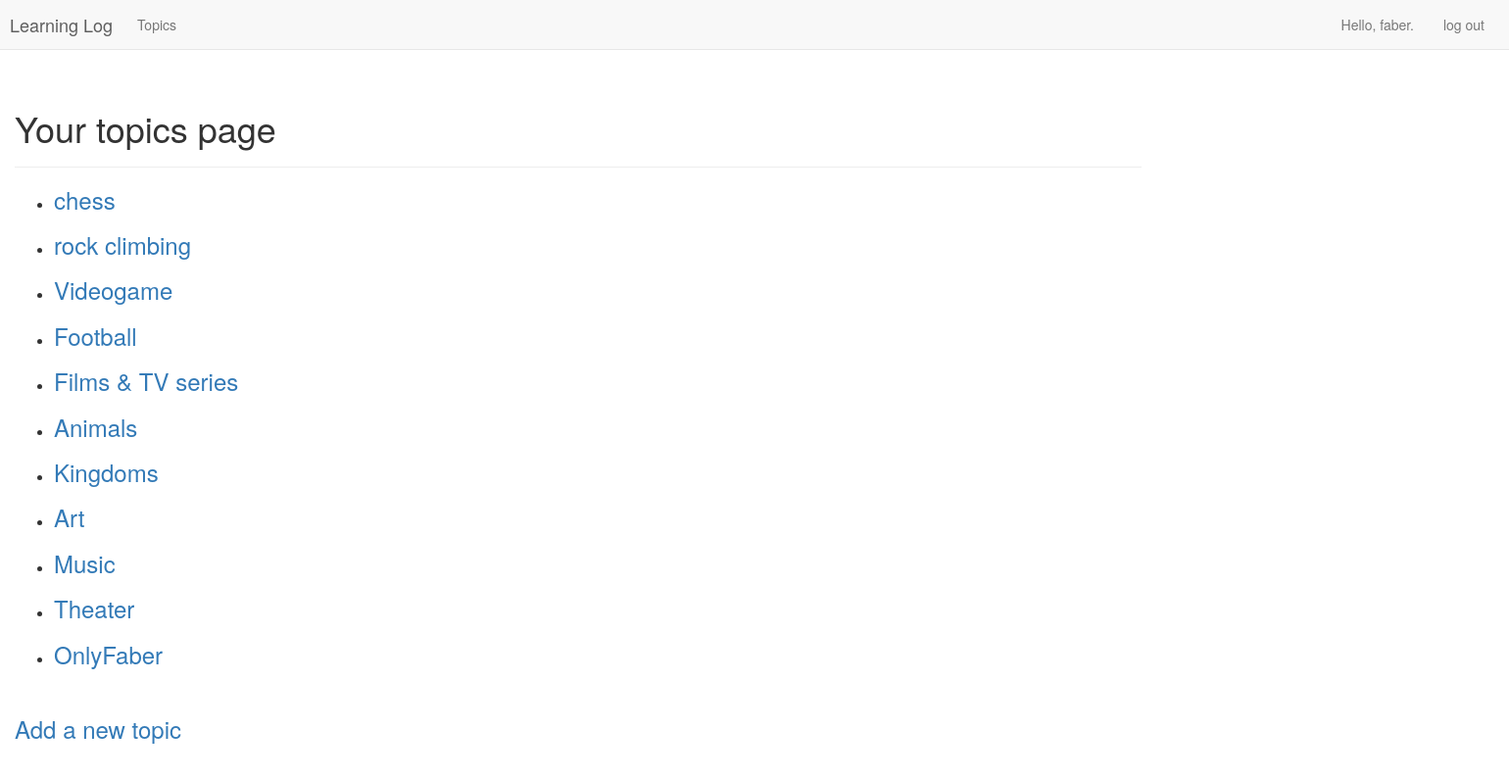
The app's page /topics/ (signed in), older data.
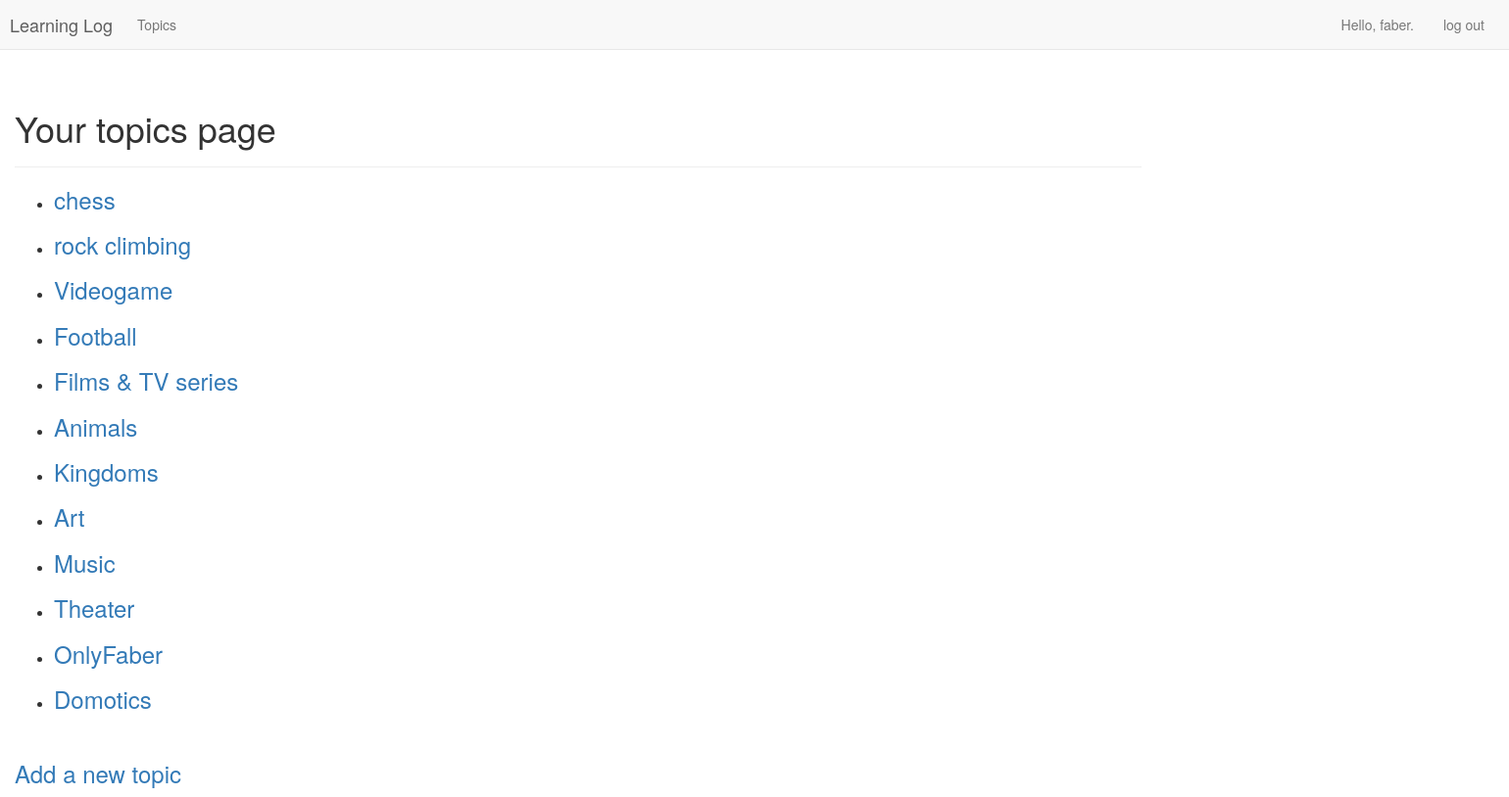
The same page, newer data.
### learning_logs/models.py (models this page shows)
class Topic (models.Model): #sottoclasse di Model
    text= models.CharField(max_length= 200)
    date_added= models.DateTimeField(auto_now_add= True)
    owner= models.ForeignKey(User, default= 1, on_delete=models.SET_DEFAULT)
    def __str__(self):
        return self.text

### learning_logs/views.py (the view)
# urls.py: url(r'^topics/$', views.topics, name="topics"), #url per la pagina con le liste di topics
@login_required
def topics(request):
    topics = Topic.objects.filter(owner=request.user).order_by('date_added')
    context = {'topics': topics}
    return  render(request, 'topics.html', context)

### learning_logs/templates/topics.html (shortened to what this page needs)
<!DOCTYPE html>
<html lang="en">
{% extends "base.html" %}
{% load bootstrap3 %}
{% block header %}
    <h1>Your topics page</h1>
{% endblock header %}
{% block content %}
    <ul>
        {% for topic in topics %}
            <li><h3>
                <a href="{% url 'learning_logs:topic' topic.id %}">{{topic}}</a>
            </h3></li>
        {% empty %}
            <li>
                No topics have been added yet
            </li>
        {% endfor %}
    </ul>
    <br>
    <h3><a href="{% url 'learning_logs:new_topic' %}">Add a new topic</a></h3>
{% endblock content %}

### learning_logs/templates/base.html (shortened to what this page needs)
{% load bootstrap3 %}
<!doctype html>
<html lang="en">
<head>
    {%  bootstrap_css %}
    <link rel="stylesheet" type="text/css" href="/static/css/style.css">
</head
<body>
<nav class="navbar navbar-default navbar-static-top">
    <div class="container">
        <div class="navbar-header">
            <a class="navbar-brand" href="{% url 'learning_logs:index' %}">
                Learning Log</a>
        </div>
        <div id="navbar" class="navbar-collapse collapse">
            <ul class="nav navbar-nav">
                <li><a href="{% url 'learning_logs:topics' %}">Topics</a></li>
            </ul>
            <ul class="nav navbar-nav navbar-right">
            {% if user.is_authenticated %}
                <li><a>Hello, {{ user.username }}.</a></li>
                <li><a href="{% url 'users:logout' %}">log out</a></li>
            {% else %}
                <li><a href="{% url 'users:register' %}">register</a></li>
                <li><a href="{% url 'users:login' %}">log in</a></li>
            {% endif %}
            </ul>
        </div>
    </div>
</nav>
<div class="container">
    <div class="page-header">
        {% block header %}{% endblock header %}
    </div>
    <div>
        {% block content  %}{% endblock content %}
    </div>
</div>
</body>
</html>

Row changes from the older to the newer data that the page shows:
added Topic: text "Domotics"
